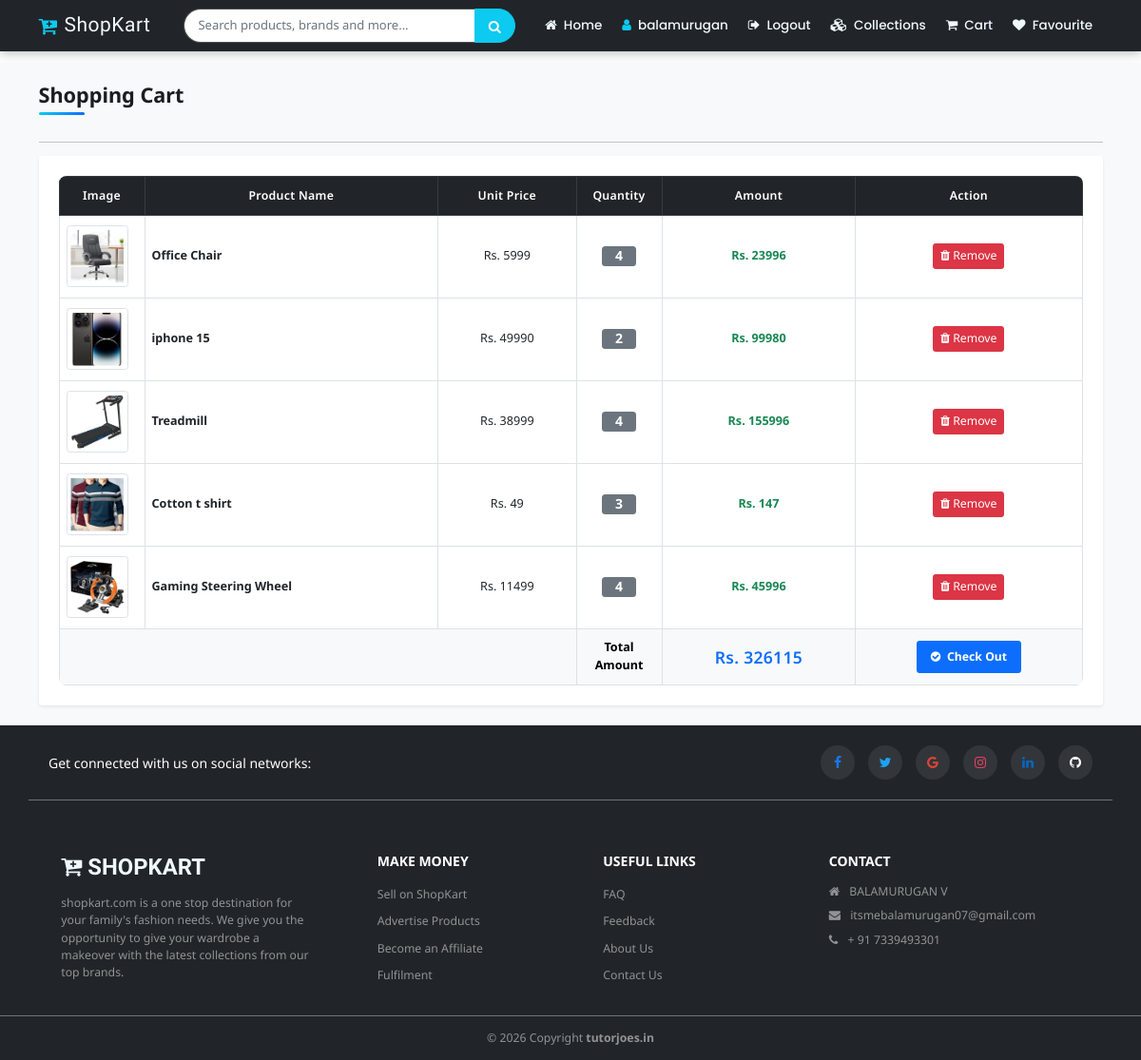
The app's page /cart/ (signed in) with its own data.
### joes_project/shop/models.py (models this page shows, shortened)
class Cart(models.Model):
  user=models.ForeignKey(User,on_delete=models.CASCADE)
  product=models.ForeignKey(Product,on_delete=models.CASCADE)
  product_qty=models.IntegerField(null=False,blank=False)
  created_at=models.DateTimeField(auto_now_add=True)
  @property
  def total_cost(self):
    return self.product_qty*self.product.selling_price

class Product(models.Model):
  category=models.ForeignKey(Catagory,on_delete=models.CASCADE)
  name=models.CharField(max_length=150,null=False,blank=False)
  vendor=models.CharField(max_length=150,null=False,blank=False)
  product_image=models.ImageField(upload_to=getFileName,null=True,blank=True)
  quantity=models.IntegerField(null=False,blank=False)
  original_price=models.FloatField(null=False,blank=False)
  selling_price=models.FloatField(null=False,blank=False)
  description=models.TextField(max_length=500,null=False,blank=False)
  status=models.BooleanField(default=False,help_text="0-show,1-Hidden")
  trending=models.BooleanField(default=False,help_text="0-default,1-Trending")
  created_at=models.DateTimeField(auto_now_add=True)

### joes_project/shop/views.py (the view)
# urls.py: path('cart/', views.cart_page, name="cart"),
def cart_page(request):
    if not request.user.is_authenticated:
        messages.warning(request, "Please login to view your cart.")
        return redirect("/login/?next=/cart/")
    cart = Cart.objects.filter(user=request.user)
    return render(request, "shop/cart.html", {"cart": cart})

### joes_project/shop/templates/shop/cart.html (shortened to what this page needs)
{% extends 'shop/layouts/main.html' %}
{% block content %}
<section class="bg-light py-4" style="min-height:500px;">
    <div class="container">
        <div class="row">
            <div class="col-12">
                <h4 class="mb-3 section-title">Shopping Cart</h4>
                <hr style="border-color:#b8bfc2;">
            </div>
            <div class="col-12">
                <div class="card shadow-sm border-0">
                    <div class="card-body p-2 p-md-4">
                        <div class="table-responsive">
                            <table class="table table-bordered table-hover align-middle mb-0">
                                <thead class="table-dark">
                                    <tr class="text-center text-nowrap">
                                        <th style="width: 90px;">Image</th>
                                        <th>Product Name</th>
                                        <th>Unit Price</th>
                                        <th style="width: 90px;">Quantity</th>
                                        <th>Amount</th>
                                        <th>Action</th>
                                    </tr>
                                </thead>
                                <tbody>
                                    {% for item in cart %}
                                    <tr class="text-center">
                                        <td>
                                            {% if item.product.product_image %}
                                                <img src="{{ item.product.product_image.url }}"
                                                     class="img-thumbnail rounded"
                                                     style="width: 65px; height: 65px; object-fit: cover;"
                                                     alt="{{ item.product.name }}">
                                            {% else %}
                                                <img src="/static/images/no-image.png"
                                                     class="img-thumbnail rounded"
                                                     style="width: 65px; height: 65px; object-fit: cover;"
                                                     alt="{{ item.product.name }}">
                                            {% endif %}
                                        </td>
                                        <td class="text-start">
                                            <a href="{% url 'product_details' item.product.category.name item.product.name %}" class="fw-bold text-decoration-none text-dark">
                                                {{ item.product.name }}
                                            </a>
                                        </td>
                                        <td class="text-nowrap">
                                            Rs. {{ item.product.selling_price|stringformat:'d' }}
                                        </td>
                                        <td class="text-nowrap fw-bold">
                                            <span class="badge bg-secondary fs-6 px-3 py-1">{{ item.product_qty }}</span>
                                        </td>
                                        <td class="text-nowrap fw-bold text-success">
                                            Rs. <span class="amt">{{ item.total_cost|stringformat:'d' }}</span>
                                        </td>
                                        <td class="text-nowrap">
                                            <a href="{% url 'remove_cart' item.id %}"
                                               onclick="return confirm('Are you sure to remove this item?')"
                                               class="btn btn-danger btn-sm px-2 py-1">
                                                <i class="fa fa-trash"></i> Remove
                                            </a>
                                        </td>
                                    </tr>
                                    {% endfor %}
                                    {% if cart %}
                                    <tr class="table-light align-middle">
                                        <td colspan="3" class="d-none d-md-table-cell"></td>
                                        <td class="d-none d-md-table-cell text-center">
                                            <b>Total Amount</b>
                                        </td>
                                        <th id="net" class="text-primary text-center text-nowrap fs-5">0</th>
                                        <td class="text-center text-nowrap">
                                            <form action="{% url 'checkout' %}" method="post" class="d-inline">
                                                <button type="submit" class="btn btn-primary btn-sm px-3 py-2 fw-bold" onclick="return confirm('Confirm order placement?')">
                                                    <i class="fa fa-check-circle me-1"></i> Check Out
                                                </button>
                                            </form>
                                        </td>
                                    </tr>
                                    {% endif %}
                                </tbody>
                            </table>
                        </div>
                    </div>
                </div>
            </div>
        </div>
    </div>
</section>
{% endblock content %}

### joes_project/shop/templates/shop/inc/navbar.html (shortened to what this page needs)
<nav class="navbar navbar-expand-lg navbar-dark bg-dark fixed-top py-2">
  <div class="container">
    <a class="navbar-brand d-flex align-items-center" href="{% url 'home' %}">
      <i class="fa fa-cart-plus me-2 text-info"></i> ShopKart
    </a>
    <div class="collapse navbar-collapse" id="navbarNavAltMarkup">
      <form class="d-flex my-2 my-lg-0 mx-lg-4 flex-grow-1 search-form" role="search" method="get" action="{% url 'collections' %}">
        <div class="input-group">
          <input class="form-control border-end-0" type="search" name="q" value="{{request.GET.q}}" placeholder="Search products, brands and more..." aria-label="Search"/>
          <button class="btn btn-info text-white px-3" type="submit"><i class="fa fa-search"></i></button>
        </div>
      </form>
      <div class="navbar-nav ms-auto align-items-lg-center">
        <a class="nav-link" href="{% url 'home' %}"><i class="fa fa-home me-1"></i> Home</a>
        {% if request.user.is_authenticated %}
          <a class="nav-link" href="#"><i class="fa fa-user me-1 text-info"></i> {{request.user}}</a>
          <a class="nav-link" href="{% url 'logout' %}"><i class="fa fa-sign-out me-1"></i> Logout</a>
        {% else %}
          <a class="nav-link" href="{% url 'login' %}"><i class="fa fa-sign-in me-1"></i> Login</a>
          <a class="nav-link" href="{% url 'register' %}"><i class="fa fa-users me-1"></i> Register</a>
        {% endif %}
        <a class="nav-link" href="{% url 'collections' %}"><i class="fa fa-cubes me-1"></i> Collections</a>
        <a class="nav-link" href="{% url 'cart' %}"><i class="fa fa-shopping-cart me-1"></i> Cart</a>
        <a class="nav-link" href="{% url 'favviewpage' %}"><i class="fa fa-heart me-1"></i> Favourite</a>
      </div>
    </div>
  </div>
</nav>

### joes_project/static/css/style.css (style rules this page uses)
*, *::before, *::after { box-sizing: border-box; }
html { font-size: 14px; scroll-behavior: smooth; -webkit-text-size-adjust: 100%; }
body { font-family: 'Noto Sans', -apple-system, BlinkMacSystemFont, "Segoe UI", Roboto, sans-serif; padding-top: 66px; overflow-x: hidden; width: 100%; color: #212529; background-color: #fdfdfd; }
a { text-decoration: none; transition: color 0.2s ease, opacity 0.2s ease; }
img { max-width: 100%; height: auto; display: block; }
.section-title { font-weight: 700; color: #1a1e21; font-size: clamp(1.2rem, 2.2vw, 1.55rem); position: relative; display: inline-block; padding-bottom: 8px; margin-bottom: 0.5rem; }
.section-title::after { content: ''; position: absolute; bottom: 0; left: 0; width: 48px; height: 3px; background: linear-gradient(90deg, #0dcaf0, #0d6efd); border-radius: 2px; }
.navbar { box-shadow: 0 2px 10px rgba(0, 0, 0, 0.25); transition: all 0.3s ease; z-index: 1030; }
.navbar-brand { color: aliceblue !important; transition: 0.3s; font-family: "Gravitas One", serif; font-weight: 400; font-size: clamp(1.2rem, 2vw, 1.5rem); letter-spacing: 0.5px; }
.nav-link { font-family: 'Poppins', sans-serif; font-size: 13.5px; font-weight: 500; color: aliceblue !important; transition: all 0.25s ease; padding: 0.5rem 0.75rem !important; border-radius: 6px; white-space: nowrap; }
.search-form { width: 100%; max-width: 520px; }
.search-form .form-control { border-radius: 20px 0 0 20px; font-size: 13px; padding: 0.45rem 1rem; background-color: #ffffff; border: 1px solid rgba(255, 255, 255, 0.2); }
.search-form .btn { border-radius: 0 20px 20px 0; padding: 0.45rem 1rem; font-weight: 600; }
.table-responsive { border-radius: 8px; overflow-x: auto; -webkit-overflow-scrolling: touch; }
.table th { font-size: 0.88rem; font-weight: 600; letter-spacing: 0.3px; padding: 0.75rem 0.5rem; }
.table td { padding: 0.75rem 0.5rem; font-size: 0.9rem; }

### records on screen
Cart: product.product_image (picture), product.name "Office Chair", product.selling_price "5999", product_qty "4", total_cost "23996"
Cart: product.product_image (picture), product.name "iphone 15", product.selling_price "49990", product_qty "2", total_cost "99980"
Cart: product.product_image (picture), product.name "Treadmill", product.selling_price "38999", product_qty "4", total_cost "155996"
Cart: product.product_image (picture), product.name "Cotton t shirt", product.selling_price "49", product_qty "3", total_cost "147"
Cart: product.product_image (picture), product.name "Gaming Steering Wheel", product.selling_price "11499", product_qty "4", total_cost "45996"

### other values on screen
{{ request.user }} "balamurugan"
